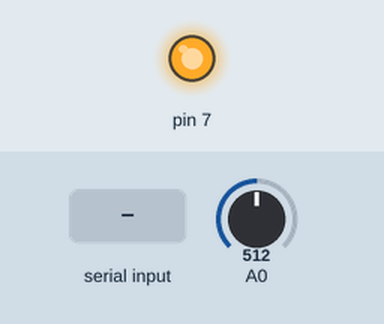
Recording of a sketch running on a simulated Arduino Uno, built with avr-gcc and run on an emulated ATmega328P. Shown: output pins drawn as LEDs (lit = HIGH). The test bench sets the inputs (shaded band); at power-on: A0 = 512. What the sketch prints to the serial monitor is not drawn.

Above: at 1.2 s.
1.3 s: "0" received over Serial
At 2.1 s:
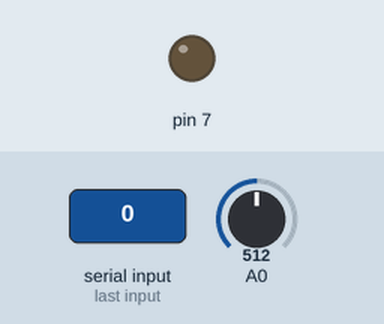
2.8 s: "1" received over Serial
At 3.5 s:
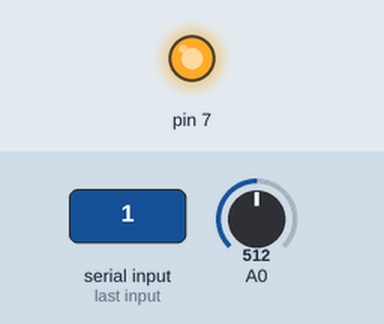
4.3 s: "2" received over Serial
At 4.9 s:
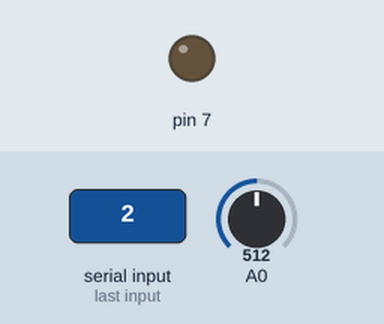
Timing chart, 0 to 7.3 s (numbered marks = the images above; inputs shaded):
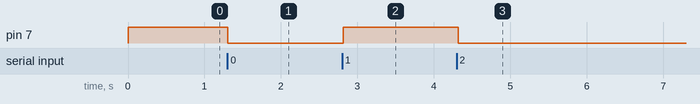

Measured:
- after the input at 1.3 s, pin 7: HIGH → LOW at once
- after the input at 2.8 s, pin 7: LOW → HIGH at once
- after the input at 4.3 s, pin 7: HIGH → LOW at once

The sketch:

FunWithUnity.ino
```cpp
int readData = -1;
long mappedData = 0;

void setup() {
  // initialize serial communication
  Serial.begin(9600);

  pinMode(7, OUTPUT);

  digitalWrite(7, HIGH);
}

void loop() {
  // read the value of A0 (the twisty knob)
  readData = analogRead(A0);

  //map it
  mappedData = map(readData, 0, 1023, -100, 100);

  //Unity Read as a string?
  //String for Unity

  Serial.print("Hi");
  Serial.print(",");
  Serial.print(readData);
  Serial.print(",");
  Serial.print(mappedData);
  Serial.println();

  if (Serial.available()) {
    int data = Serial.read();

    if (data == '1') {
      digitalWrite(7, HIGH);
    } else {
      digitalWrite(7, LOW);
    }
  }

  delay(100);
}
```
